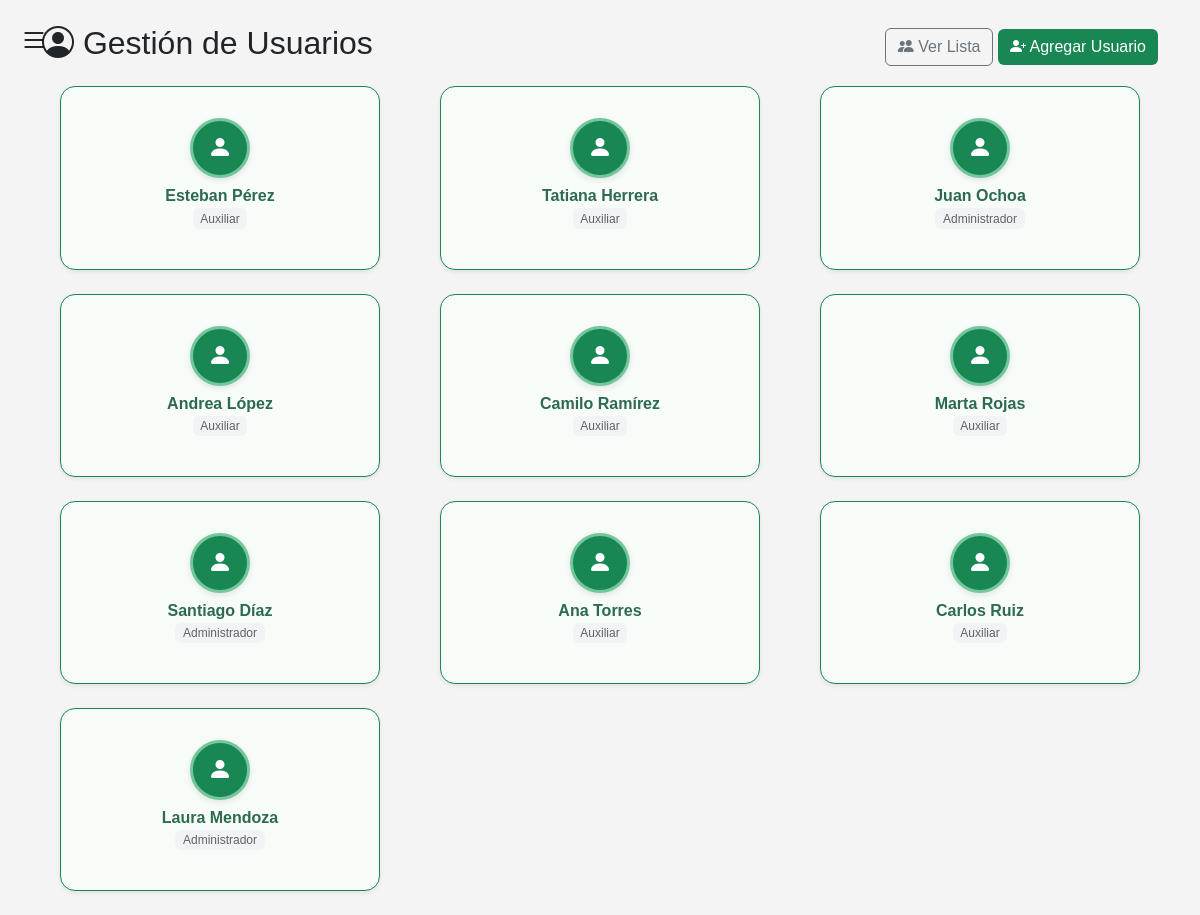
Screenshot of /FrontEnd/html/registro-usuarios.php with the database file from the repository.
### tables this page shows
CREATE TABLE `persona` (
  `idPersona` int(11) NOT NULL AUTO_INCREMENT,
  `nombre` varchar(100) NOT NULL,
  `correo` varchar(100) NOT NULL,
  `Contrasena` varchar(45) NOT NULL,
  `Tipo_Documento_idTipo_Documento` int(11) NOT NULL,
  `Rol_idRol` int(11) NOT NULL,
  PRIMARY KEY (`idPersona`,`Tipo_Documento_idTipo_Documento`,`Rol_idRol`),
  UNIQUE KEY `correo` (`correo`),
  KEY `Tipo_Documento_idTipo_Documento` (`Tipo_Documento_idTipo_Documento`),
  KEY `Rol_idRol` (`Rol_idRol`),
  CONSTRAINT `persona_ibfk_1` FOREIGN KEY (`Tipo_Documento_idTipo_Documento`) REFERENCES `tipo_documento` (`idTipo_Documento`),
  CONSTRAINT `persona_ibfk_2` FOREIGN KEY (`Rol_idRol`) REFERENCES `roles` (`idRol`)
);

CREATE TABLE `roles` (
  `idRol` int(11) NOT NULL,
  `Descripcion_Rol` varchar(70) NOT NULL,
  PRIMARY KEY (`idRol`)
);

### BackEnd/conexion/conexion.php (called while the page is built)
<?php
class Conexion {
    public static function getConexion() {
        try {
            $conn = new PDO("mysql:host=localhost;dbname=distriochoa", "root", "");
            $conn->setAttribute(PDO::ATTR_ERRMODE, PDO::ERRMODE_EXCEPTION);
            return $conn;
        } catch (PDOException $ex) {
            die("Error de conexión: " . $ex->getMessage());
        }
    }
}
?>

### BackEnd/modelo.dao/UsuarioDao.php (called while the page is built, shortened)
<?php
require_once '../conexion/conexion.php';
class UsuarioDao {
    private $pdo;
    public function __construct() {
        $this->pdo = Conexion::getConexion();
    }
public function listarTodos() {
    try {
        $sql = "SELECT
                    p.idPersona,
                    p.nombre,
                    p.correo,
                    p.Contrasena,
                    p.Tipo_Documento_idTipo_Documento AS idTipo_Documento,
                    td.descripcion AS tipo_documento,
                    p.Rol_idRol AS idRol,
                    r.Descripcion_Rol AS rol
                FROM persona p
                INNER JOIN tipo_documento td ON p.Tipo_Documento_idTipo_Documento = td.idTipo_Documento
                INNER JOIN roles r ON p.Rol_idRol = r.idRol
                ORDER BY p.idPersona DESC";
        $stmt = $this->pdo->query($sql);
        return $stmt->fetchAll(PDO::FETCH_ASSOC);
    } catch (PDOException $e) {
        return [];
    }
}
}
?>

### FrontEnd/html/registro-usuarios.php (the view, shortened to what this page needs)
<?php
require_once '../modelo.dao/UsuarioDao.php';
require_once '../conexion/conexion.php';
$dao = new UsuarioDao();
$usuarios = $dao->listarTodos();
?>
<!DOCTYPE html>
<html lang="es">
<head>
  <link rel="stylesheet" href="../css/bootstrap.min.css" />
  <link rel="stylesheet" href="../css/styles.css" />
  <link rel="stylesheet" href="https://cdn.jsdelivr.net/npm/bootstrap-icons@1.10.5/font/bootstrap-icons.css" />
</head>
<body>
 <div id="vista-usuarios">
    <button id="btn-toggle-sidebar" class="hamburguesa">
      <i class="bi bi-list"></i>
    </button>
<div class="container mt-4">
  <div class="d-flex justify-content-between align-items-center mb-3">
    <h2><i class="bi bi-person-circle"></i> Gestión de Usuarios</h2>
    <div>
      <button class="btn btn-outline-secondary" onclick="mostrarListaUsuarios()">
        <i class="bi bi-people-fill"></i> Ver Lista
      </button>
      <button class="btn btn-success" onclick="mostrarFormularioUsuarios()">
        <i class="bi bi-person-plus-fill"></i> Agregar Usuario
      </button>
    </div>
  </div>
<div id="lista-usuarios">
  <div class="row">
    <?php foreach ($usuarios as $u): ?>
      <div class="col-md-6 col-lg-4 mb-4">
        <div class="card h-100 shadow-sm border-success usuario-card">
          <div class="card-body text-center">
            <div class="icono-usuario bg-success text-white rounded-circle d-flex align-items-center justify-content-center mx-auto mb-2" style="width: 60px; height: 60px;">
              <i class="bi bi-person-fill fs-4"></i>
            </div>
            <h6 class="card-title mb-0"><?= htmlspecialchars($u['nombre']) ?></h6>
            <p class="mb-1">
              <span class="badge badge-gris-claro">
                <?= htmlspecialchars($u['rol']) ?>
              </span>
            </p>
          </div>
        </div>
      </div>
    <?php endforeach; ?>
  </div>
</div>
</div>
</div>
</body>
</html>

### FrontEnd/css/styles.css (style rules this page uses)
:root { --verde: #27ae60; --verde-hover: #219150; --rojo: #e74c3c; --amarillo: #ffa502; --gris: #ccc; --gris-oscuro: #555; --negro-suave: #222; --sombra: 0 4px 10px rgba(0, 0, 0, 0.1); --fondo: #f4f4f4; }
body, html { margin: 0; padding: 0; height: 100%; font-family: 'Segoe UI', Tahoma, Geneva, Verdana, sans-serif; background-color: var(--fondo); overflow-x: hidden; overflow-y: auto; display: flex; flex-direction: column; }
input, button, select { font-size: 16px; border-radius: 6px; border: 1px solid var(--gris); padding: 10px; }
button { cursor: pointer; font-weight: bold; transition: background-color 0.3s ease; }
body { margin: 0; padding: 0; height: 100vh; background: transparent; font-family: sans-serif; }
p { margin-bottom: 20px; color: var(--gris-oscuro); }
body { cursor: default; user-select: none; }
.hamburguesa { left: 15px; }
.usuario-card { position: relative; background-color: #ffffff; border: 1px solid #ccc; border-radius: 10px; padding: 15px; text-align: center; box-shadow: 0 2px 6px rgba(0, 0, 0, 0.1); transition: transform 0.3s ease, box-shadow 0.3s ease; overflow: hidden; }
.hamburguesa { position: fixed; top: 10px; left: 10px; font-size: 28px; background-color: transparent; border: none; cursor: pointer; z-index: 1001; }
html, body { height: 100%; margin: 0; padding: 0; overflow-x: hidden; }
body { display: flex; flex-direction: column; min-height: 100vh; }
html, body { height: auto; min-height: 100vh; overflow-x: hidden; overflow-y: auto; }
.card { border: 1px solid #d1e7dd; border-radius: 15px; transition: transform 0.2s ease, box-shadow 0.2s ease; background-color: #f9fdfb; }
.card-title { font-weight: 600; color: #2d6a4f; }
.icono-usuario { background-color: #198754; border: 3px solid #74c69d; box-shadow: 0 2px 6px rgba(0, 0, 0, 0.1); transition: transform 0.2s ease; }
.usuario-card { max-width: 280px; margin: 0 auto; transition: all 0.3s ease; overflow: hidden; height: 200px; position: relative; border-radius: 12px; }
.usuario-card { max-width: 320px; margin: 0 auto; border-radius: 15px; transition: transform 0.3s ease, box-shadow 0.3s ease; overflow: hidden; background-color: #f8fcf9; }
.icono-usuario { width: 60px; height: 60px; background-color: #198754; border: 3px solid #74c69d; border-radius: 50%; box-shadow: 0 2px 6px rgba(0, 0, 0, 0.1); display: flex; align-items: center; justify-content: center; transition: transform 0.2s ease; }
.btn-success { background-color: #198754; border: none; }
.badge-gris-claro { background-color: #f1f3f5; color: #626262; font-weight: 500; }

### rows the page displays
persona: nombre "Esteban Pérez", Rol_idRol.Descripcion_Rol "Auxiliar"
persona: nombre "Tatiana Herrera", Rol_idRol.Descripcion_Rol "Auxiliar"
persona: nombre "Juan Ochoa", Rol_idRol.Descripcion_Rol "Administrador"
persona: nombre "Andrea López", Rol_idRol.Descripcion_Rol "Auxiliar"
persona: nombre "Camilo Ramírez", Rol_idRol.Descripcion_Rol "Auxiliar"
persona: nombre "Marta Rojas", Rol_idRol.Descripcion_Rol "Auxiliar"
persona: nombre "Santiago Díaz", Rol_idRol.Descripcion_Rol "Administrador"
persona: nombre "Ana Torres", Rol_idRol.Descripcion_Rol "Auxiliar"
persona: nombre "Carlos Ruiz", Rol_idRol.Descripcion_Rol "Auxiliar"
persona: nombre "Laura Mendoza", Rol_idRol.Descripcion_Rol "Administrador"
